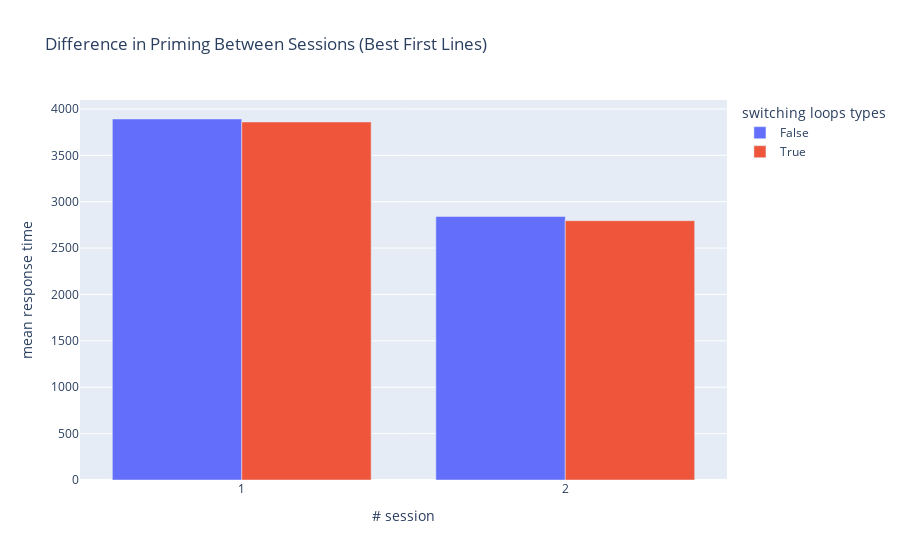

Notebook cell for this chart:
### Code cell
px.bar(switching_diff_learning_best.reset_index(), x='n_session', y='mean_response_time'
       , color='loop_type_switch', barmode='group'
       , title='Difference in Priming Between Sessions (Best First Lines)'
       , labels={'mean_response_time': 'mean response time'
                 , 'n_session': '# session'
                 , 'loop_type_switch': 'switching loops types'})

### Figure 1 — Plotly figure (JSON) as saved in the notebook; plotly's stock layout.template omitted (floating-point values rounded to 4 significant figures)
{"data": [{"alignmentgroup": "True", "hovertemplate": "switching loops types=False<br># session=%{x}<br>mean response time=%{y}<extra></extra>", "legendgroup": "False", "marker": {"color": "#636efa", "pattern": {"shape": ""}}, "name": "False", "offsetgroup": "False", "orientation": "v", "showlegend": true, "textposition": "auto", "type": "bar", "x": [1, 2], "xaxis": "x", "y": [3892.0, 2841.0], "yaxis": "y"}, {"alignmentgroup": "True", "hovertemplate": "switching loops types=True<br># session=%{x}<br>mean response time=%{y}<extra></extra>", "legendgroup": "True", "marker": {"color": "#EF553B", "pattern": {"shape": ""}}, "name": "True", "offsetgroup": "True", "orientation": "v", "showlegend": true, "textposition": "auto", "type": "bar", "x": [1, 2], "xaxis": "x", "y": [3859.0, 2795.0], "yaxis": "y"}], "layout": {"barmode": "group", "legend": {"title": {"text": "switching loops types"}, "tracegroupgap": 0}, "title": {"text": "Difference in Priming Between Sessions (Best First Lines)"}, "xaxis": {"anchor": "y", "domain": [0, 1], "title": {"text": "# session"}}, "yaxis": {"anchor": "x", "domain": [0, 1], "title": {"text": "mean response time"}}}}
